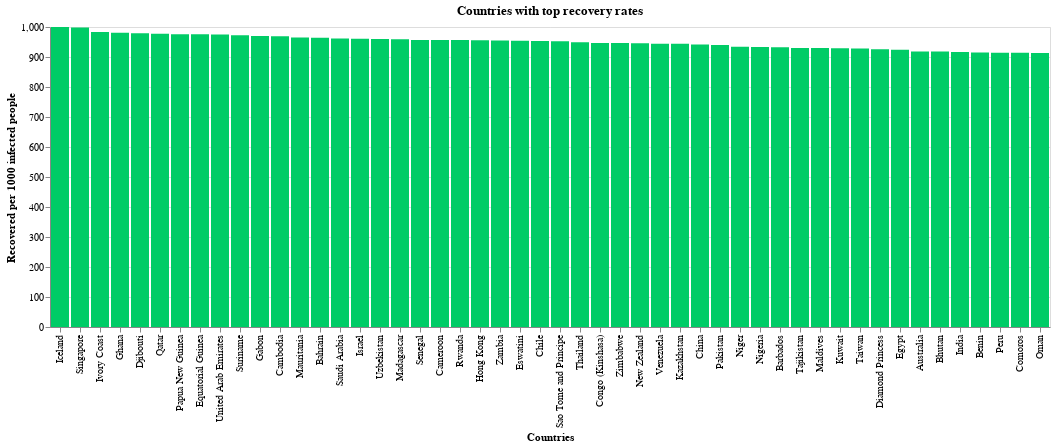

Notebook code cell kept with this figure:
### Markdown cell above
Further, we move on to the countries with best recovery rate. The graph below shows 50 countries with highest rate of recovery.

### Code cell
#hide_input
# make the bar-chart for countries on "recovery per 1000 infections"
alt.Chart(df_top_recovered).mark_bar(color='#00CC66').encode(
    x= alt.Y('country:N', sort='-y', title="Countries"),
    y=alt.Y('Recovered_per_1000', title="Recovered per 1000 infected people")
).properties(
    title='Countries with top recovery rates')

### Figure 1 — Vega-Lite specification as saved in the notebook (floating-point values rounded to 4 significant figures)
{"config": {"view": {"continuousWidth": 400, "continuousHeight": 300}}, "data": {"name": "data-9449a2ef2552585e44c6ff3be58b1bfd"}, "mark": {"type": "bar", "color": "#00CC66"}, "encoding": {"x": {"type": "nominal", "field": "country", "sort": "-y", "title": "Countries"}, "y": {"type": "quantitative", "field": "Recovered_per_1000", "title": "Recovered per 1000 infected people"}}, "title": "Countries with top recovery rates", "$schema": "https://vega.github.io/schema/vega-lite/v4.8.1.json", "datasets": {"data-9449a2ef2552585e44c6ff3be58b1bfd": [{"country": "Iceland", "infections": 4890, "deaths": 12, "recovered": 4890, "Deaths_per_1000": 2.45, "Recovered_per_1000": 1000.0}, {"country": "Singapore", "infections": 58019, "deaths": 28, "recovered": 57924, "Deaths_per_1000": 0.48, "Recovered_per_1000": 998.4}, {"country": "Ivory Coast", "infections": 20716, "deaths": 126, "recovered": 20365, "Deaths_per_1000": 6.08, "Recovered_per_1000": 983.1}, {"country": "Ghana", "infections": 48124, "deaths": 320, "recovered": 47215, "Deaths_per_1000": 6.65, "Recovered_per_1000": 981.1}, {"country": "Djibouti", "infections": 5563, "deaths": 61, "recovered": 5448, "Deaths_per_1000": 10.97, "Recovered_per_1000": 979.3}, {"country": "Qatar", "infections": 132720, "deaths": 232, "recovered": 129784, "Deaths_per_1000": 1.75, "Recovered_per_1000": 977.9}, {"country": "Papua New Guinea", "infections": 589, "deaths": 7, "recovered": 575, "Deaths_per_1000": 11.88, "Recovered_per_1000": 976.2}, {"country": "Equatorial Guinea", "infections": 5088, "deaths": 83, "recovered": 4965, "Deaths_per_1000": 16.31, "Recovered_per_1000": 975.8}, {"country": "United Arab Emirates", "infections": 133907, "deaths": 496, "recovered": 130508, "Deaths_per_1000": 3.7, "Recovered_per_1000": 974.6}, {"country": "Suriname", "infections": 5210, "deaths": 111, "recovered": 5066, "Deaths_per_1000": 21.31, "Recovered_per_1000": 972.4}, {"country": "Gabon", "infections": 8968, "deaths": 55, "recovered": 8698, "Deaths_per_1000": 6.13, "Recovered_per_1000": 969.9}, {"country": "Cambodia", "infections": 292, "deaths": 0, "recovered": 283, "Deaths_per_1000": 0.0, "Recovered_per_1000": 969.2}, {"country": "Mauritania", "infections": 7704, "deaths": 163, "recovered": 7437, "Deaths_per_1000": 21.16, "Recovered_per_1000": 965.3}, {"country": "Bahrain", "infections": 81923, "deaths": 321, "recovered": 78997, "Deaths_per_1000": 3.92, "Recovered_per_1000": 964.3}, {"country": "Saudi Arabia", "infections": 347656, "deaths": 5420, "recovered": 334236, "Deaths_per_1000": 15.59, "Recovered_per_1000": 961.4}, {"country": "Israel", "infections": 314943, "deaths": 2554, "recovered": 302709, "Deaths_per_1000": 8.11, "Recovered_per_1000": 961.1}, {"country": "Uzbekistan", "infections": 67156, "deaths": 570, "recovered": 64466, "Deaths_per_1000": 8.49, "Recovered_per_1000": 959.9}, {"country": "Madagascar", "infections": 17111, "deaths": 244, "recovered": 16409, "Deaths_per_1000": 14.26, "Recovered_per_1000": 959.0}, {"country": "Senegal", "infections": 15630, "deaths": 325, "recovered": 14958, "Deaths_per_1000": 20.79, "Recovered_per_1000": 957.0}, {"country": "Cameroon", "infections": 22103, "deaths": 429, "recovered": 21151, "Deaths_per_1000": 19.41, "Recovered_per_1000": 956.9}, {"country": "Rwanda", "infections": 5146, "deaths": 35, "recovered": 4921, "Deaths_per_1000": 6.8, "Recovered_per_1000": 956.3}, {"country": "Hong Kong", "infections": 5330, "deaths": 105, "recovered": 5096, "Deaths_per_1000": 19.7, "Recovered_per_1000": 956.1}, {"country": "Zambia", "infections": 16480, "deaths": 349, "recovered": 15733, "Deaths_per_1000": 21.18, "Recovered_per_1000": 954.7}, {"country": "Eswatini", "infections": 5925, "deaths": 117, "recovered": 5652, "Deaths_per_1000": 19.75, "Recovered_per_1000": 953.9}, {"country": "Chile", "infections": 511864, "deaths": 14247, "recovered": 488166, "Deaths_per_1000": 27.83, "Recovered_per_1000": 953.7}, {"country": "Sao Tome and Principe", "infections": 949, "deaths": 16, "recovered": 904, "Deaths_per_1000": 16.86, "Recovered_per_1000": 952.6}, {"country": "Thailand", "infections": 3787, "deaths": 59, "recovered": 3595, "Deaths_per_1000": 15.58, "Recovered_per_1000": 949.3}, {"country": "Congo (Kinshasa)", "infections": 11373, "deaths": 308, "recovered": 10768, "Deaths_per_1000": 27.08, "Recovered_per_1000": 946.8}, {"country": "Zimbabwe", "infections": 8374, "deaths": 243, "recovered": 7927, "Deaths_per_1000": 29.02, "Recovered_per_1000": 946.6}, {"country": "New Zealand", "infections": 1963, "deaths": 25, "recovered": 1857, "Deaths_per_1000": 12.74, "Recovered_per_1000": 946.0}, {"country": "Venezuela", "infections": 92325, "deaths": 801, "recovered": 87156, "Deaths_per_1000": 8.68, "Recovered_per_1000": 944.0}, {"country": "Kazakhstan", "infections": 112860, "deaths": 1825, "recovered": 106514, "Deaths_per_1000": 16.17, "Recovered_per_1000": 943.8}, {"country": "China", "infections": 86067, "deaths": 4634, "recovered": 81066, "Deaths_per_1000": 53.84, "Recovered_per_1000": 941.9}, {"country": "Pakistan", "infections": 335093, "deaths": 6835, "recovered": 315016, "Deaths_per_1000": 20.4, "Recovered_per_1000": 940.1}, {"country": "Niger", "infections": 1221, "deaths": 69, "recovered": 1141, "Deaths_per_1000": 56.51, "Recovered_per_1000": 934.5}, {"country": "Nigeria", "infections": 62964, "deaths": 1146, "recovered": 58790, "Deaths_per_1000": 18.2, "Recovered_per_1000": 933.7}, {"country": "Barbados", "infections": 237, "deaths": 7, "recovered": 221, "Deaths_per_1000": 29.54, "Recovered_per_1000": 932.5}, {"country": "Tajikistan", "infections": 11054, "deaths": 82, "recovered": 10283, "Deaths_per_1000": 7.42, "Recovered_per_1000": 930.2}, {"country": "Maldives", "infections": 11701, "deaths": 38, "recovered": 10883, "Deaths_per_1000": 3.25, "Recovered_per_1000": 930.1}, {"country": "Kuwait", "infections": 126534, "deaths": 782, "recovered": 117558, "Deaths_per_1000": 6.18, "Recovered_per_1000": 929.1}, {"country": "Taiwan", "infections": 558, "deaths": 7, "recovered": 518, "Deaths_per_1000": 12.54, "Recovered_per_1000": 928.3}, {"country": "Diamond Princess", "infections": 712, "deaths": 13, "recovered": 659, "Deaths_per_1000": 18.26, "Recovered_per_1000": 925.6}, {"country": "Egypt", "infections": 107736, "deaths": 6278, "recovered": 99555, "Deaths_per_1000": 58.27, "Recovered_per_1000": 924.1}, {"country": "Australia", "infections": 27601, "deaths": 907, "recovered": 25352, "Deaths_per_1000": 32.86, "Recovered_per_1000": 918.5}, {"country": "Bhutan", "infections": 354, "deaths": 0, "recovered": 325, "Deaths_per_1000": 0.0, "Recovered_per_1000": 918.1}, {"country": "India", "infections": 8229313, "deaths": 122607, "recovered": 7544798, "Deaths_per_1000": 14.9, "Recovered_per_1000": 916.8}, {"country": "Benin", "infections": 2683, "deaths": 41, "recovered": 2455, "Deaths_per_1000": 15.28, "Recovered_per_1000": 915.0}, {"country": "Peru", "infections": 902503, "deaths": 34476, "recovered": 825197, "Deaths_per_1000": 38.2, "Recovered_per_1000": 914.3}, {"country": "Comoros", "infections": 545, "deaths": 7, "recovered": 498, "Deaths_per_1000": 12.84, "Recovered_per_1000": 913.8}, {"country": "Oman", "infections": 115734, "deaths": 1246, "recovered": 105700, "Deaths_per_1000": 10.77, "Recovered_per_1000": 913.3}]}}
